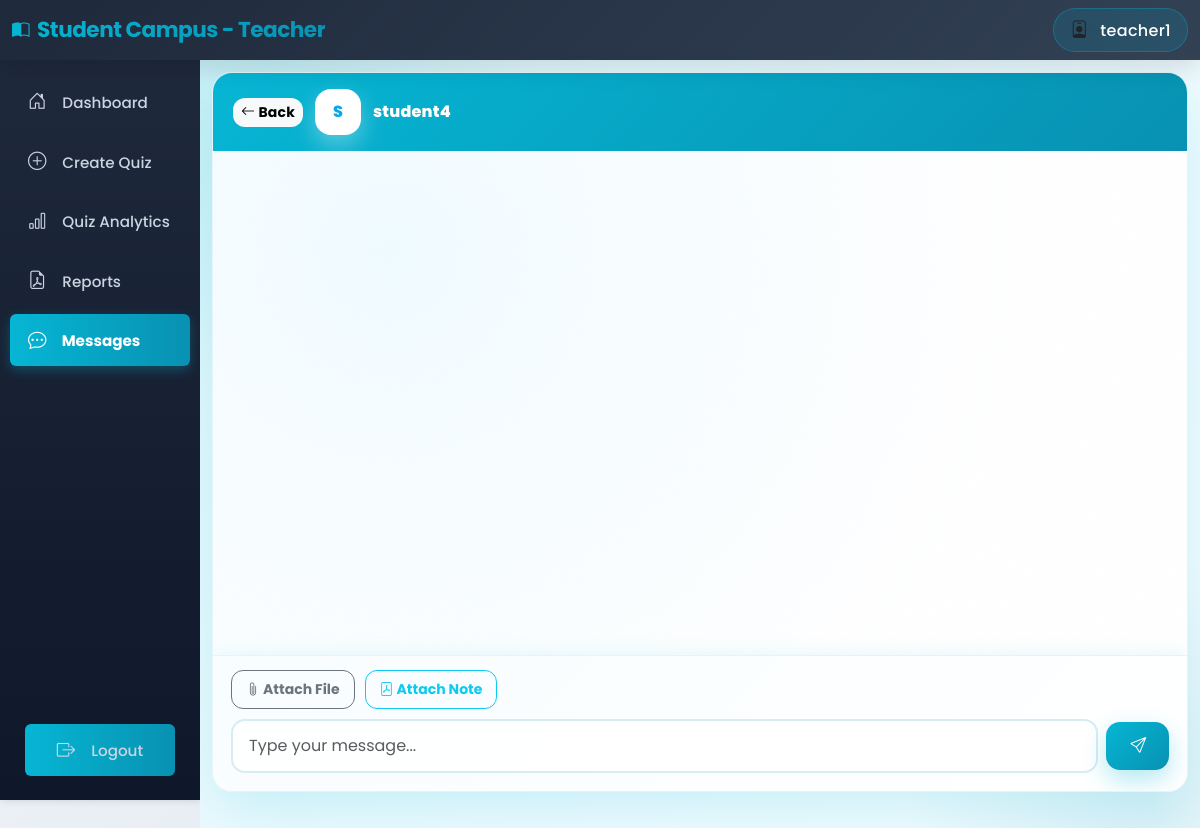
The page /teacher/chat/6/ (signed in) on the database as committed earlier.
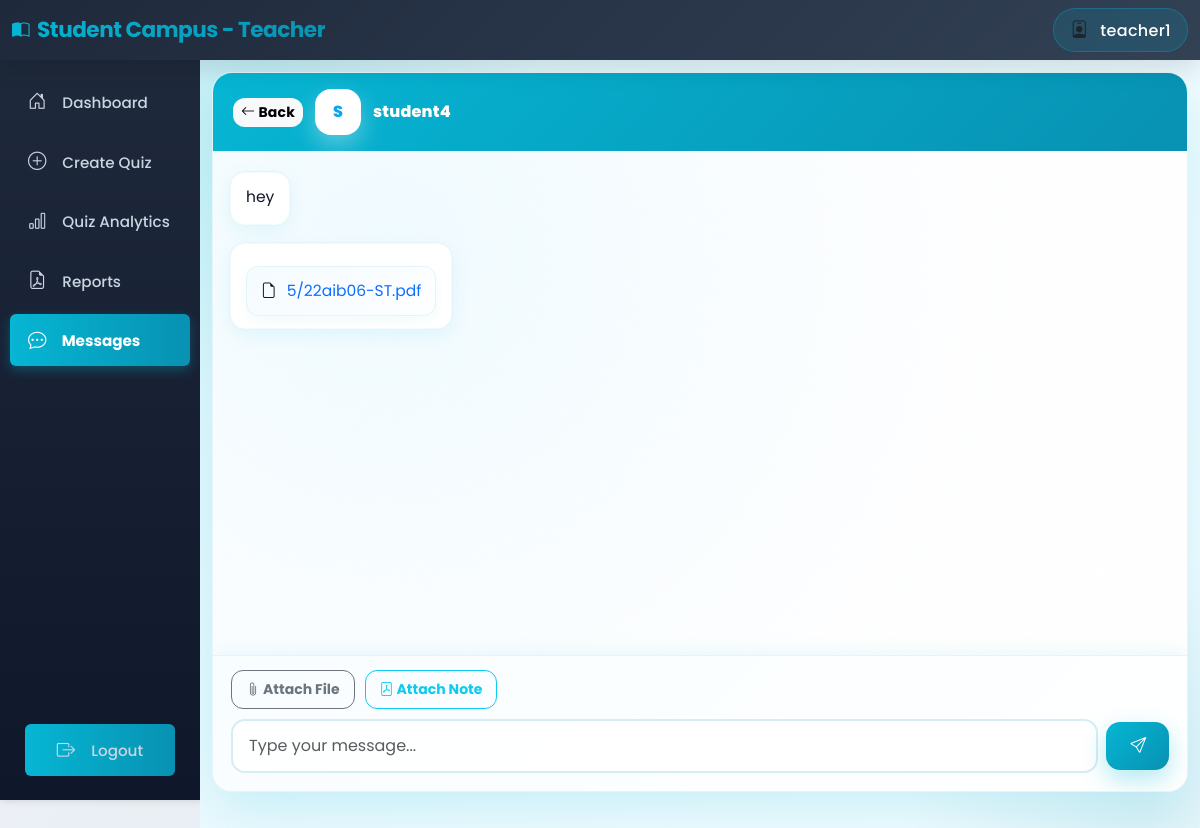
The same page on the database as committed later.
### authentication/models.py (models this page shows, shortened)
class User(AbstractUser):
    ROLE_CHOICES = (
        ('student', 'Student'),
        ('teacher', 'Teacher'),
    )
    role = models.CharField(max_length=10, choices=ROLE_CHOICES, default='student')
    def is_teacher(self):
        return self.role == 'teacher'

### teachers/models.py (models this page shows, shortened)
class ChatMessage(models.Model):
    sender = models.ForeignKey(User, on_delete=models.CASCADE, related_name='sent_messages')
    receiver = models.ForeignKey(User, on_delete=models.CASCADE, related_name='received_messages')
    message = models.TextField(blank=True)
    file = models.FileField(upload_to='chat_files/%Y/%m/%d/', null=True, blank=True)
    attached_note = models.ForeignKey(PDFNote, on_delete=models.SET_NULL, null=True, blank=True, related_name='chat_references')
    created_at = models.DateTimeField(auto_now_add=True)
    is_read = models.BooleanField(default=False)
    def __str__(self):
        return f"Message {self.id}"
    def is_image(self):
        if self.file:
            ext = self.file.name.split('.')[-1].lower()
            return ext in ['jpg', 'jpeg', 'png', 'gif', 'bmp', 'webp']
        return False
    class Meta:
        ordering = ['created_at']

### teachers/views.py (the view)
# urls.py: path('chat/<int:user_id>/', views.teacher_chat_with, name='teacher_chat_with'),
@login_required
def teacher_chat_with(request, user_id):
    if not request.user.is_teacher():
        return HttpResponseForbidden("You don't have permission to access this page.")
    other_user = get_object_or_404(User, id=user_id, role='student')
    messages_list = ChatMessage.objects.filter(
        Q(sender=request.user, receiver=other_user) | Q(sender=other_user, receiver=request.user)
    ).select_related('attached_note', 'attached_note__subject').order_by('created_at')
    ChatMessage.objects.filter(sender=other_user, receiver=request.user, is_read=False).update(is_read=True)
    available_notes = PDFNote.objects.filter(subject__teacher=request.user).select_related('subject')
    return render(request, 'teachers/chat_conversation.html', {
        'other_user': other_user,
        'messages': messages_list,
        'available_notes': available_notes
    })

### templates/teachers/chat_conversation.html (shortened to what this page needs)
{% extends 'teachers/base_teacher.html' %}
{% block teacher_content %}
<div class="chat-container-wrapper">
    <div class="chat-shell">
        <div class="chat-header">
            <div class="d-flex justify-content-between align-items-center">
                <div class="chat-identity">
                    <a href="{% url 'teacher_chat' %}" class="btn btn-sm btn-light">
                        <i class="bi bi-arrow-left"></i> Back
                    </a>
                    <div class="avatar">{{ other_user.username|slice:":1"|upper }}</div>
                    <span>{{ other_user.username }}</span>
                </div>
            </div>
        </div>
        <div class="chat-body" id="chatMessages">
            {% for message in messages %}
                <div class="message-row {% if message.sender.id == user.id %}me{% else %}them{% endif %}">
                    <div class="message-bubble {% if message.sender.id == user.id %}me{% else %}them{% endif %}">
                        {% if message.message %}
                            <p class="mb-1">{{ message.message }}</p>
                        {% endif %}
                        {% if message.file %}
                            {% if message.is_image %}
                                <img src="{{ message.file.url }}" class="img-fluid rounded mt-2" style="max-width: 300px; max-height: 300px;" alt="Shared image">
                            {% else %}
                                <div class="message-file">
                                    <i class="bi bi-file-earmark"></i>
                                    <a href="{{ message.file.url }}" target="_blank" class="text-decoration-none">{{ message.file.name|slice:"20:" }}</a>
                                </div>
                            {% endif %}
                        {% endif %}
                    </div>
                </div>
            {% endfor %}
        </div>
        <div class="chat-footer">
            <div class="toolbar">
                <button type="button" class="btn btn-sm btn-outline-secondary" onclick="document.getElementById('fileInput').click()">
                    <i class="bi bi-paperclip"></i> Attach File
                </button>
                <button type="button" class="btn btn-sm btn-outline-info" data-bs-toggle="modal" data-bs-target="#notesModal">
                    <i class="bi bi-file-pdf"></i> Attach Note
                </button>
            </div>
            <form id="messageForm" class="input-shell">
                <input type="text" id="messageInput" class="form-control" placeholder="Type your message..." autocomplete="off">
                <button type="submit" class="btn">
                    <i class="bi bi-send"></i>
                </button>
            </form>
        </div>
    </div>
</div>
{% endblock %}

### templates/teachers/base_teacher.html (shortened to what this page needs)
<!DOCTYPE html>
<html lang="en">
<head>
    <link href="https://cdn.jsdelivr.net/npm/bootstrap@5.3.0/dist/css/bootstrap.min.css" rel="stylesheet">
    <link href="https://cdn.jsdelivr.net/npm/bootstrap-icons@1.10.0/font/bootstrap-icons.css" rel="stylesheet">
</head>
<body>
    <div class="position-fixed top-0 end-0 p-3" style="z-index: 11000;">
    </div>
    <nav class="navbar navbar-expand-lg navbar-light bg-light">
        <div class="container-fluid">
            <a class="navbar-brand fw-bold" href="{% url 'teacher_dashboard' %}">
                <i class="bi bi-book-half me-2"></i>Student Campus - Teacher
            </a>
            <div class="ms-auto d-flex align-items-center gap-3">
                <div class="user-info">
                    <i class="bi bi-person-badge me-2"></i>
                    <span>{{ user.username }}</span>
                </div>
            </div>
        </div>
    </nav>
    <div class="container-fluid">
        <div class="row">
            <div class="col-md-2 p-0">
                <div class="sidebar">
                    <nav class="nav flex-column">
                        <a class="nav-link {% if request.resolver_match.url_name == 'teacher_dashboard' %}active{% endif %}" href="{% url 'teacher_dashboard' %}">
                            <i class="bi bi-house-door"></i> Dashboard
                        </a>
                        <a class="nav-link {% if request.resolver_match.url_name == 'create_quiz' or request.resolver_match.url_name == 'generate_quiz' %}active{% endif %}" href="{% url 'create_quiz' %}">
                            <i class="bi bi-plus-circle"></i> Create Quiz
                        </a>
                        <a class="nav-link {% if request.resolver_match.url_name == 'quiz_analytics' %}active{% endif %}" href="{% url 'quiz_analytics' %}">
                            <i class="bi bi-bar-chart"></i> Quiz Analytics
                        </a>
                        <a class="nav-link {% if request.resolver_match.url_name == 'quiz_reports' %}active{% endif %}" href="{% url 'quiz_reports' %}">
                            <i class="bi bi-file-earmark-pdf"></i> Reports
                        </a>
                        <a class="nav-link {% if request.resolver_match.url_name == 'teacher_chat' or request.resolver_match.url_name == 'teacher_chat_with' %}active{% endif %}" href="{% url 'teacher_chat' %}">
                            <i class="bi bi-chat-dots"></i> Messages
                        </a>
                        <a class="nav-link logout-btn" href="{% url 'logout' %}">
                            <i class="bi bi-box-arrow-right"></i> Logout
                        </a>
                    </nav>
                </div>
            </div>
            <div class="col-md-10 p-0">
                <div class="main-content">
                    {% block teacher_content %}
                    {% endblock %}
                </div>
            </div>
        </div>
    </div>
</body>
</html>

### templates/teachers/base_teacher.html (style rules this page uses)
:root { --primary-slate: #64748B; --primary-indigo: #4F46E5; --primary-cyan: #06B6D4; --dark-navy: #1E293B; --light-bg: #F1F5F9; }
* { font-family: 'Poppins', sans-serif; }
body { background: linear-gradient(135deg, #F1F5F9 0%, #E2E8F0 100%); min-height: 100vh; padding-top: 56px; font-weight: 400; }
.navbar { position: fixed; top: 0; left: 0; right: 0; z-index: 1000; background: linear-gradient(135deg, #1E293B 0%, #334155 100%) !important; box-shadow: 0 8px 24px rgba(0, 0, 0, 0.12); border: none; backdrop-filter: blur(10px); }
.navbar-brand { color: white !important; font-weight: 800; font-size: 1.35rem; letter-spacing: -0.5px; background: linear-gradient(135deg, #06B6D4 0%, #0891B2 100%); -webkit-background-clip: text; -webkit-text-fill-color: transparent; background-clip: text; }
.navbar span { color: white; font-weight: 500; letter-spacing: 0.3px; }
.user-info { background: rgba(6, 182, 212, 0.15); padding: 8px 16px; border-radius: 25px; backdrop-filter: blur(10px); border: 1px solid rgba(6, 182, 212, 0.3); }
.navbar .bi { font-size: 1.1rem; }
.sidebar { height: calc(100vh - 56px); background: linear-gradient(180deg, #1E293B 0%, #0F172A 100%); box-shadow: 2px 0 8px rgba(0, 0, 0, 0.15); position: sticky; top: 56px; display: flex; flex-direction: column; }
.sidebar .nav { display: flex; flex-direction: column; flex: 1; padding-top: 1rem; }
.sidebar .nav-link { color: #cbd5e1; padding: 12px 18px; border-radius: 6px; margin: 4px 10px; transition: all 0.3s ease; font-size: 0.95rem; font-weight: 500; }
.sidebar .nav-link.active { background: linear-gradient(90deg, #06B6D4 0%, #0891B2 100%); color: white; font-weight: 700; box-shadow: 0 4px 12px rgba(6, 182, 212, 0.3); }
.sidebar .nav-link i { margin-right: 12px; font-size: 1.15rem; width: 20px; text-align: center; }
.logout-btn { position: absolute; bottom: 20px; left: 15px; right: 15px; background: linear-gradient(90deg, #06B6D4 0%, #0891B2 100%); color: white; border: 0; font-weight: 600; transition: all 0.3s; text-align: center; padding: 10px; border-radius: 6px; text-decoration: none; display: block; }
.main-content { background-color: #F1F5F9; min-height: 100vh; padding: 30px; }

Rows that differ between the two databases and show on the page:
added ChatMessage: message "hey"
added ChatMessage: file.name "5/22aib06-ST.pdf"
